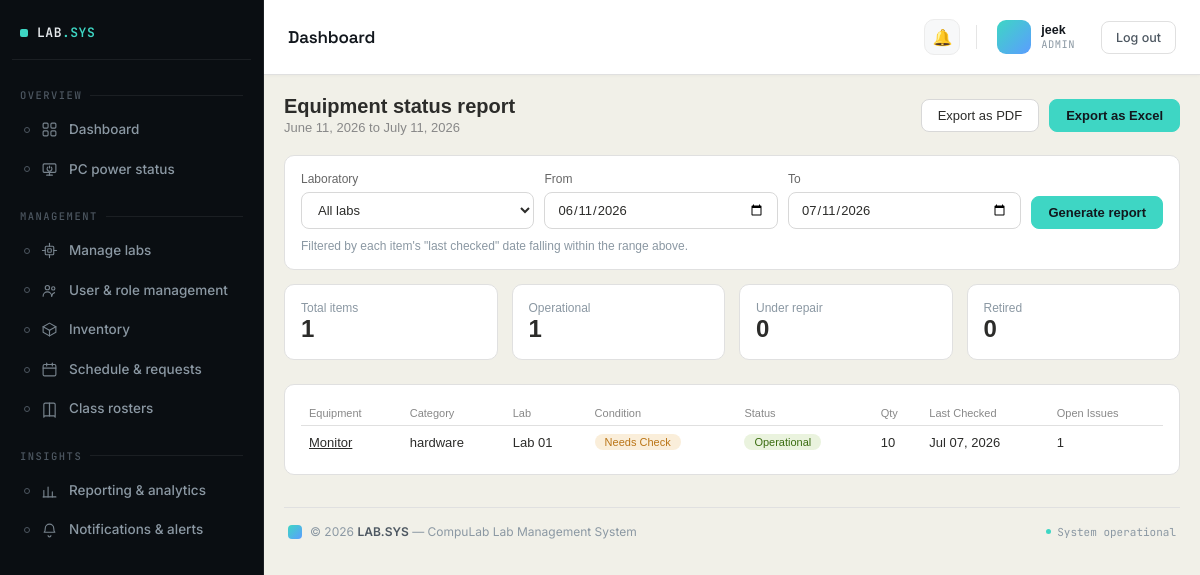
Screenshot of /labs/reports/equipment-status/ (signed in) with the database file from the repository.
### accounts/models.py (models this page shows, shortened)
class User(AbstractUser):
    ROLE_CHOICES = [
        ('admin', 'Admin'),
        ('incharge', 'Lab In-charge'),
        ('instructor', 'Instructor'),
        ('student', 'Student'),
    ]
    role = models.CharField(max_length=20, choices=ROLE_CHOICES, default='instructor')
    id_number = models.CharField(
        max_length=50, blank=True, default='',
        help_text='Student/Instructor ID — used to match this account to reservation requests and lab PC check-ins. Separate from the login username.'
    )
    assigned_lab = models.ForeignKey(
        'labs.Lab',
        null=True,
        blank=True,
        on_delete=models.SET_NULL,
        related_name='assigned_users'
    )
    email_notifications_enabled = models.BooleanField(default=True)

### labs/models.py (models this page shows, shortened)
class InventoryItem(models.Model):
    CONDITION = [
        ('good', 'Good'),
        ('fair', 'Fair'),
        ('needs_check', 'Needs Check'),
        ('faulty', 'Faulty'),
    ]
    STATUS = [
        ('operational', 'Operational'),
        ('under_repair', 'Under Repair'),
        ('retired', 'Retired'),
    ]
    name = models.CharField(max_length=200)
    category = models.CharField(max_length=100)
    quantity = models.PositiveIntegerField()
    condition = models.CharField(max_length=20, choices=CONDITION)
    status = models.CharField(max_length=20, choices=STATUS, default='operational')
    lab = models.ForeignKey(Lab, on_delete=models.CASCADE)
    last_checked = models.DateField(null=True, blank=True)

class Lab(models.Model):
    name = models.CharField(max_length=100)
    location = models.CharField(max_length=200, blank=True)
    opening_time = models.TimeField(
        default='07:00',
        help_text='Daily opening time, used as the capacity basis for utilization % in reports.'
    )
    closing_time = models.TimeField(
        default='21:00',
        help_text='Daily closing time, used as the capacity basis for utilization % in reports.'
    )

### labs/reports.py (the view)
# urls.py: path('reports/equipment-status/', reports.EquipmentStatusReportView.as_view(), name='report_equipment_status'),
class EquipmentStatusReportView(RoleRequiredMixin, TemplateView):
    allowed_roles = ['admin', 'incharge']
    template_name = 'labs/reports/equipment_status.html'
    def get_context_data(self, **kwargs):
        ctx = super().get_context_data(**kwargs)
        ctx.update(_equipment_status_data(self.request))
        return ctx

### accounts/context_processors.py (called while the page is built)
def sidebar_counts(request):
    if not request.user.is_authenticated:
        return {}
    return {
        'unread_notifications_count': Notification.objects.filter(
            user=request.user, read=False
        ).count(),
        'open_issues_count': Issue.objects.filter(status='open').count()
        if request.user.role in ['admin', 'incharge'] else 0,
    }

### accounts/mixins.py (called while the page is built)
    def dispatch(self, request, *args, **kwargs):
        if not request.user.is_authenticated:
            return self.handle_no_permission()
        if self.allowed_roles and request.user.role not in self.allowed_roles:
            raise PermissionDenied
        return super().dispatch(request, *args, **kwargs)

### labs/reports.py (called while the page is built)
def _parse_date(value, fallback):
    if not value:
        return fallback
    try:
        return datetime.strptime(value, '%Y-%m-%d').date()
    except ValueError:
        return fallback

def _default_range():
    today = timezone.now().date()
    return today - timedelta(days=30), today

### compulab/templates/labs/reports/equipment_status.html (shortened to what this page needs)
{% extends "base.html" %}
{% block content %}
<div class="page-header">
  <div>
    <h1>Equipment status report</h1>
    <div class="sub">{{ date_from }} to {{ date_to }}</div>
  </div>
  <div style="display:flex; gap:10px;">
    <a href="{% url 'report_equipment_status_export' %}?{{ request.GET.urlencode }}&format=pdf" class="action-btn">Export as PDF</a>
    <a href="{% url 'report_equipment_status_export' %}?{{ request.GET.urlencode }}&format=excel" class="action-btn primary">Export as Excel</a>
  </div>
</div>
<div class="card">
  <form method="get" class="form-row" style="grid-template-columns: 1fr 1fr 1fr auto; align-items:end; gap:10px;">
    <div class="form-group" style="margin-bottom:0">
      <label class="form-label">Laboratory</label>
      <select name="lab" class="form-control">
        <option value="">All labs</option>
      </select>
    </div>
    <div class="form-group" style="margin-bottom:0">
      <label class="form-label">From</label>
      <input type="date" name="date_from" class="form-control" value="{{ date_from|date:'Y-m-d' }}">
    </div>
    <div class="form-group" style="margin-bottom:0">
      <label class="form-label">To</label>
      <input type="date" name="date_to" class="form-control" value="{{ date_to|date:'Y-m-d' }}">
    </div>
    <div class="form-group" style="margin-bottom:0">
      <button type="submit" class="action-btn primary">Generate report</button>
    </div>
  </form>
  <p style="font-size:12px; color:#8b98a3; margin-top:10px;">
    Filtered by each item's "last checked" date falling within the range above.
  </p>
</div>
<div class="ic-metrics" style="display:grid; grid-template-columns:repeat(4,1fr); gap:14px; margin-bottom:24px;">
  <div class="card" style="margin-bottom:0;"><div style="font-size:12px; color:#8b98a3;">Total items</div><div style="font-size:24px; font-weight:600;">{{ summary.total }}</div></div>
  <div class="card" style="margin-bottom:0;"><div style="font-size:12px; color:#8b98a3;">Operational</div><div style="font-size:24px; font-weight:600;">{{ summary.operational }}</div></div>
  <div class="card" style="margin-bottom:0;"><div style="font-size:12px; color:#8b98a3;">Under repair</div><div style="font-size:24px; font-weight:600;">{{ summary.under_repair }}</div></div>
  <div class="card" style="margin-bottom:0;"><div style="font-size:12px; color:#8b98a3;">Retired</div><div style="font-size:24px; font-weight:600;">{{ summary.retired }}</div></div>
</div>
<div class="card">
  <table class="table">
    <thead>
      <tr><th>Equipment</th><th>Category</th><th>Lab</th><th>Condition</th><th>Status</th><th>Qty</th><th>Last Checked</th><th>Open Issues</th></tr>
    </thead>
    <tbody>
      {% for row in rows %}
        <tr>
          <td><a href="{% url 'inventory_detail' row.item.pk %}">{{ row.item.name }}</a></td>
          <td>{{ row.item.category }}</td>
          <td>{{ row.item.lab.name }}</td>
          <td><span class="status-pill pill-{{ row.item.condition }}">{{ row.item.get_condition_display }}</span></td>
          <td><span class="status-pill pill-{{ row.item.status }}">{{ row.item.get_status_display }}</span></td>
          <td>{{ row.item.quantity }}</td>
          <td>{{ row.item.last_checked|date:"M d, Y"|default:"—" }}</td>
          <td>{{ row.open_issues }}</td>
        </tr>
      {% empty %}
        <tr><td colspan="8"><p class="empty">No equipment last checked in this date range.</p></td></tr>
      {% endfor %}
    </tbody>
  </table>
</div>
{% endblock %}

### compulab/templates/dashboard/navbar.html (shortened to what this page needs)
<div class="topbar">
  <div class="topbar-title">{{ page_title|default:"Dashboard" }}</div>
  <div class="topbar-right">
    <div class="topbar-notif">
      <a href="{% url 'notifications' %}" title="Notifications">
        🔔
      </a>
    </div>
    <div class="topbar-user">
      <div class="avatar">
      </div>
      <div class="user-meta">
        <span class="user-name">{{ request.user.get_full_name|default:request.user.username }}</span>
        <span class="user-role">{{ request.user.role|default:"Admin" }}</span>
      </div>
    </div>
    <form method="post" action="{% url 'logout' %}" style="display:inline;">
      <button type="submit" class="btn">Log out</button>
    </form>
  </div>
</div>

### compulab/templates/base.html (style rules this page uses)
* { box-sizing: border-box; margin: 0; padding: 0; }
html, body { height: 100%; }
body { font-family: sans-serif; background: #f1f0e8; color: #2c2c2a; }
:root { --topbar-accent: #3ed6c4; --topbar-accent-tint: rgba(62,214,196,0.12); --topbar-ink-1: #12171d; --topbar-text-1: #4d5761; --topbar-text-2: #8b98a3; }
.card { background: white; border: 1px solid #e0e0e0; border-radius: 10px; padding: 16px; margin-bottom: 14px; }
.table { width: 100%; border-collapse: collapse; font-size: 13px; }
.table th { text-align: left; padding: 6px 8px; color: #888; font-weight: 500; border-bottom: 1px solid #e0e0e0; font-size: 11px; }
.table td { padding: 8px; border-bottom: 1px solid #f0f0f0; }
.table tr:last-child td { border-bottom: none; }
a { color: inherit; }
.page-header { display: flex; align-items: center; justify-content: space-between; margin-bottom: 20px; flex-wrap: wrap; gap: 12px; }
.page-header h1 { font-size: 20px; font-weight: 600; }
.page-header .sub { font-size: 13px; color: #888; margin-top: 2px; }
.action-btn { display: inline-flex; align-items: center; gap: 6px; padding: 8px 16px; border-radius: 8px; border: 1px solid #d8d8d8; background: #fff; color: #2c2c2a; font-size: 13px; font-weight: 500; text-decoration: none; cursor: pointer; }
.action-btn.primary { background: var(--topbar-accent); border-color: var(--topbar-accent); color: var(--topbar-ink-1); font-weight: 600; }
.status-pill { display: inline-block; padding: 2px 10px; border-radius: 10px; font-size: 11px; font-weight: 500; text-transform: capitalize; }
.pill-in_progress, .pill-in_use, .pill-needs_check, .pill-medium, .pill-issue, .pill-deactivate, .pill-under_repair { background: #FAEEDA; color: #BA7517; }
.pill-resolved, .pill-approved, .pill-online, .pill-good, .pill-low, .pill-activate, .pill-register, .pill-operational { background: #EAF3DE; color: #3B6D11; }
.form-group { margin-bottom: 16px; }
.form-label { display: block; font-size: 12px; font-weight: 500; color: #666; margin-bottom: 6px; }
.form-control { width: 100%; padding: 9px 12px; border: 1px solid #d8d8d8; border-radius: 8px; font-size: 13px; font-family: inherit; background: #fff; color: #2c2c2a; }
.card form input[type="text"], .card form input[type="email"], .card form input[type="password"], .card form input[type="number"], .card form input[type="date"], .card form input[type="time"], .card form select, .card form textarea { width: 100%; padding: 9px 12px; border: 1px solid #d8d8d8; border-radius: 8px; font-size: 13px; font-family: inherit; background: #fff; color: #2c2c2a; }
.form-row { display: grid; grid-template-columns: 1fr 1fr; gap: 14px; }

### rows the page displays
User: user.get_full_name "jeek", user.role "ADMIN"
InventoryItem: item.name "Monitor", item.category "hardware", item.lab.name "Lab 01", item.condition "Needs Check", item.status "Operational", item.quantity "10", item.last_checked "Jul 07, 2026", open_issues "1"

### other values shown
{{ page_title|default:"Dashboard" }} "Dashboard"
{{ date_from }} "June 11, 2026"
{{ date_to }} "July 11, 2026"
{{ summary.total }} "1"
{{ summary.operational }} "1"
{{ summary.under_repair }} "0"
{{ summary.retired }} "0"
